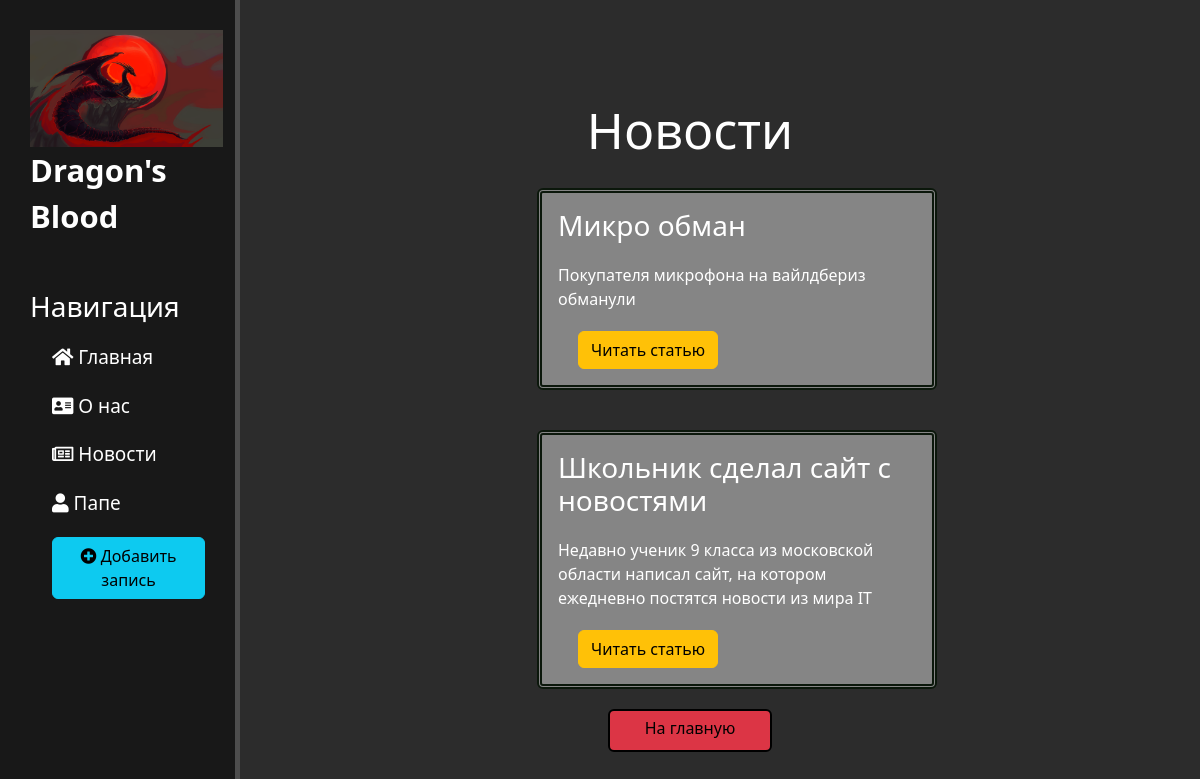
Before: /news/ with the older database file.
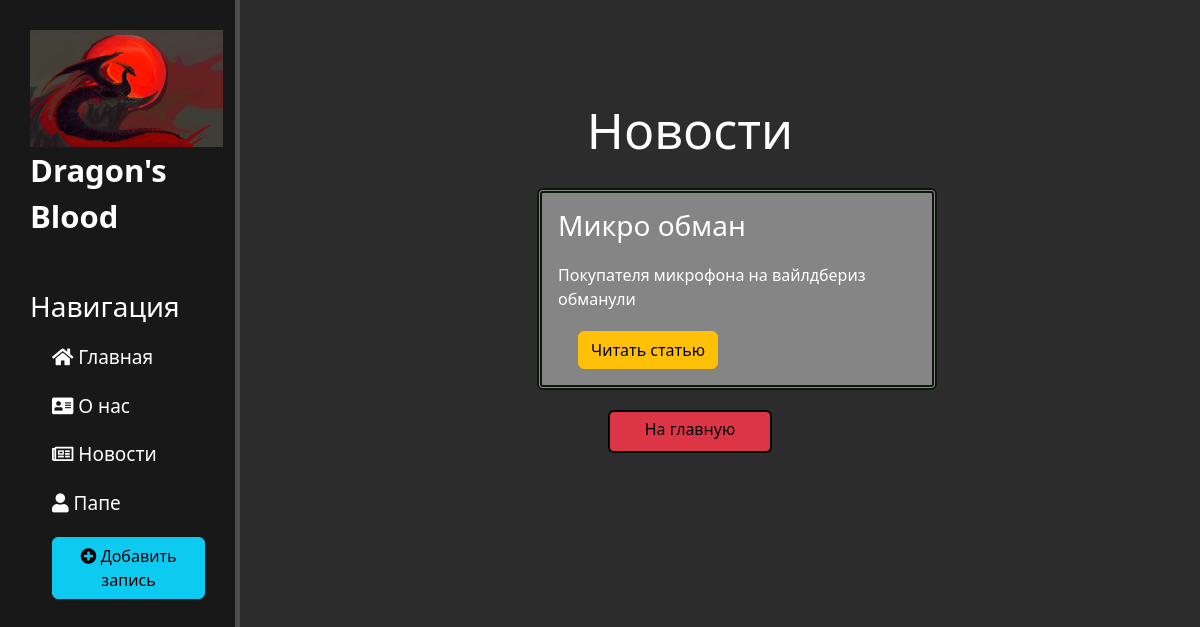
After: the same page with the newer database file.
### news/models.py (models this page shows, shortened)
class Articles(models.Model):
    title = models.CharField('Название',max_length=50, default='')
    anons = models.CharField('Анонс', max_length=250, default='')
    full_text = models.TextField('Статья')
    date = models.DateTimeField('Дата публикации')
    class Meta:
        verbose_name = 'Новость'
        verbose_name_plural = 'Новости'

### news/views.py (the view)
# urls.py: path('', views.news_home, name="news_home"),
def news_home(request):
    news = Articles.objects.order_by('date') #[:1]
    return render(request,'news/news_home.html', {'news' : news})

### news/templates/news/news_home.html (shortened to what this page needs)
{% extends 'main/layout.html' %}
{% block content  %}
    <div class="features">
        <h1>
             Новости
        </h1>
        {% if news %}
            {% for el in news %}
                <div class="alert alert-warning">
                    <h3>
                        {{el.title}}
                    </h3>
                    <p> {{el.anons}}</p>
                    <a href="{% url 'news_detail' el.id %}" class="btn btn-warning">Читать статью</a>
                </div>
            {% endfor %}
        {% else %}
            <p>
                Новости отсутствуют!
            </p>
        {% endif %}
        <button class="btn btn-danger" onclick="window.location.href = 'http://127.0.0.1:8000/';">
            На главную
        </button>
    </div>
{% endblock %}

### main/templates/main/layout.html (shortened to what this page needs)
{% load static %}
<!doctype html>
<html lang="en">
<head>
    <link rel="stylesheet" href="https://cdn.jsdelivr.net/npm/bootstrap@5.2.0/dist/css/bootstrap.min.css">
    <link rel="stylesheet" href="{% static 'main/CSS/main.css' %}">
    <link rel="stylesheet" href="https://use.fontawesome.com/releases/v5.8.2/css/all.css">
</head>
<body>
    <aside>
        <img src="{% static 'main/IMG/dragon.png' %}" alt="Dragon">
        <span class="logo">
            Dragon's Blood
        </span>
        <h3>
            Навигация
        </h3>
        <ul>
            <a href="{% url 'home'%}"><li><i class="fas fa-home"></i> Главная</li></a>
            <a href="{% url 'about'%}"><li><i class="fas fa-address-card"></i> О нас</li></a>
            <a href="{% url 'news_home'%}"><li><i class="far fa-newspaper"></i> Новости</li></a>
            <a href="{% url 'father'%}"><li><i class="fas fa-user"></i> Папе</li></a>
            <a href="{% url 'create'%}"><li><button class="btn btn-info"><i class="fas fa-plus-circle"></i> Добавить запись</button></li></a>
        </ul>
    </aside>
    <main>
        {% block content %}
        {% endblock %}
    </main>
</body>
</html>

### main/static/main/CSS/main.css (style rules this page uses)
body { background: #2c2c2c; }
aside { float: left; background: #181818; width: 20%; padding: 2.5%; height: 100vh; color: #fff; border-right: 5px solid #4d4d4d; }
aside img { float: left; width: 110%; }
aside .logo { font-size: 31px; margin-left: 15 px; font-weight: bold; }
aside h3 { margin-top: 50px; font-size: 28px; }
aside ul { list-style: none; }
aside ul li { color: #fff; display: block; margin-top: 20px; font-weight: 450; font-size: 19px; margin-left: -10px; transition: transform .6s ease; text-decoration: none; }
main .features { float: left; color: #fff; margin-top: 100px; width: 75%; text-align: center; }
main .features h1 { font-size: 50px; }
main .features p { max-width: 400px; margin: 20px auto; }
aside ul a { text-decoration: none; }
.alert-warning { float: left; clear: both; width: 400px; margin: 20px 33%; text-align: left; background-color: #858585; color: #FFFFFF; border: thick double #0B170B; }
.features button { -webkit-writing-mode: horizontal-tb !important; -webkit-appearance: button; border-color: #000000 ; border-style: solid; border-width: 2px; padding: 5px 35px 10px; text-rendering: auto; color: initial; display: inline-block; text-align: center; margin: 0em; }
.features a { margin-left: 20px; }

Changed rows visible on the page:
removed Articles: title "Школьник сделал сайт с новостями", anons "Недавно ученик 9 класса из московской области написал сайт, на котором ежедневно постятся новости из мира IT"
